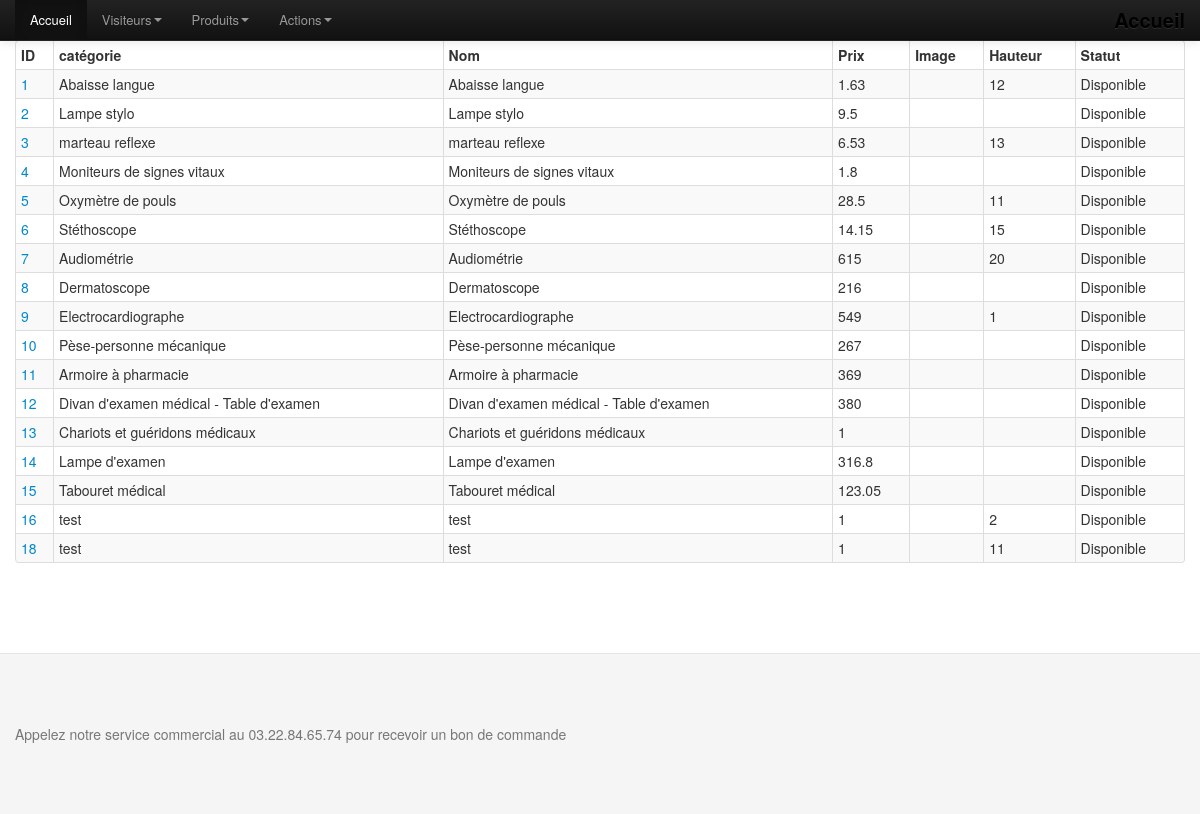
The page /listerProduits.php on the database its author committed.
### tables this page shows
CREATE TABLE `produit` (
  `prod_code` int(11) NOT NULL,
  `prod_libelle` varchar(255) NOT NULL,
  `prod_prix` float NOT NULL,
  `prod_image` varchar(255) NOT NULL,
  `prod_categorie` int(11) NOT NULL,
  `statut` varchar(255) DEFAULT NULL,
  `hauteur` int(11) DEFAULT NULL
);

### listerProduits.php (called while the page is built, shortened)
<?php
include('./tools/fonction.php');
  $repVues = './vues/';
  $produit = listerProduit();
  include($repVues."entete.php") ;
  include($repVues."menu.php") ;
  include($repVues."vlisterProduits.php");
  include($repVues."pied.php") ;
  ?>

### tools/fonction.php (called while the page is built, shortened)
<?php
function listerProduit()
{
  $connexion = connexionBdd();
  if (TRUE)
  {
      $requete="select * from produit";
      $jeuResultat=$connexion->query($requete);
      $jeuResultat->setFetchMode(PDO::FETCH_OBJ);
      $i = 0;
      $ligne = $jeuResultat->fetch();
      while($ligne)
      {
          $produit[$i]['prod_code']=$ligne->prod_code;
          $produit[$i]['prod_libelle']=$ligne->prod_libelle;
          $produit[$i]['prod_prix']=$ligne->prod_prix;
          $produit[$i]['prod_categorie']=$ligne->prod_categorie;
          $produit[$i]['prod_image']=$ligne->prod_image;
          $produit[$i]['hauteur']=$ligne->hauteur;
          $produit[$i]['statut']=$ligne->statut;
          $ligne=$jeuResultat->fetch();
          $i = $i + 1;
      }
  }
  return $produit;
}
?>

### vues/vlisterProduits.php (the view, shortened to what this page needs)
<div class="container">
    <table class="table table-bordered table-striped table-condensed">
      <thead>
<?php
if (count($produit) > 0)
{
?>
        <tr>
          <th>ID</th>
          <th>catégorie</th>
          <th>Nom</th>
          <th>Prix</th>
          <th>Image</th>
          <th>Hauteur</th>
          <th>Statut</th>
         </tr>
<?php
}
else
{
 echo "<h1>Aucun client ne correspond � votre recherche</h1>";
}
?>
      </thead>
      <tbody>
<?php
    $i = 0;
    while($i < count($produit))
    {
 ?>
        <tr>
            <td><a href="./modifierProduit.php?ID=<?php echo $produit[$i]['prod_code']?>"><?php echo $produit[$i]['prod_code']?></a></td>
            <td><?php echo $produit[$i]['prod_libelle']?></td>
            <td><?php echo $produit[$i]['prod_libelle']?></td>
            <td ><?php echo $produit[$i]['prod_prix']?></td>
            <td ><img src="<?php echo $produit[$i]['image']?>" alt=""></td>
            <td ><?php echo $produit[$i]['hauteur']?></td>
            <td ><?php echo $produit[$i]['statut']?></td>
         </tr>
<?php
        $i = $i + 1;
     }
?>
       </tbody>
     </table>
  </div>

### assets/css/docs.css (style rules this page uses)
body { position: relative; padding-top: 40px; }

### rows shown on the page
produit: prod_code "1", prod_libelle "Abaisse langue", prod_prix "1.63", hauteur "12", statut "Disponible"
produit: prod_code "2", prod_libelle "Lampe stylo", prod_prix "9.5", statut "Disponible"
produit: prod_code "3", prod_libelle "marteau reflexe", prod_prix "6.53", hauteur "13", statut "Disponible"
produit: prod_code "4", prod_libelle "Moniteurs de signes vitaux", prod_prix "1.8", statut "Disponible"
produit: prod_code "5", prod_libelle "Oxymètre de pouls", prod_prix "28.5", hauteur "11", statut "Disponible"
produit: prod_code "6", prod_libelle "Stéthoscope", prod_prix "14.15", hauteur "15", statut "Disponible"
produit: prod_code "7", prod_libelle "Audiométrie", prod_prix "615", hauteur "20", statut "Disponible"
produit: prod_code "8", prod_libelle "Dermatoscope", prod_prix "216", statut "Disponible"
produit: prod_code "9", prod_libelle "Electrocardiographe", prod_prix "549", hauteur "1", statut "Disponible"
produit: prod_code "10", prod_libelle "Pèse-personne mécanique", prod_prix "267", statut "Disponible"
produit: prod_code "11", prod_libelle "Armoire à pharmacie", prod_prix "369", statut "Disponible"
produit: prod_code "12", prod_libelle "Divan d'examen médical - Table d'examen", prod_prix "380", statut "Disponible"
produit: prod_code "13", prod_libelle "Chariots et guéridons médicaux", prod_prix "1", statut "Disponible"
produit: prod_code "14", prod_libelle "Lampe d'examen", prod_prix "316.8", statut "Disponible"
produit: prod_code "15", prod_libelle "Tabouret médical", prod_prix "123.05", statut "Disponible"
produit: prod_code "16", prod_libelle "test", prod_prix "1", hauteur "2", statut "Disponible"
produit: prod_code "18", prod_libelle "test", prod_prix "1", hauteur "11", statut "Disponible"
